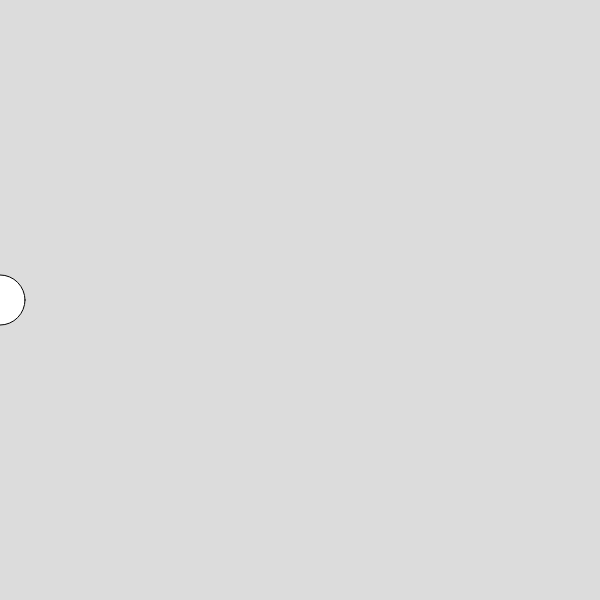
Frame 1 (no input)
Frame 60 (no input): blank canvas, image omitted
Frame 120 (the mouse pressed at the canvas centre since frame 60): blank canvas, image omitted

The p5.js sketch that drew this single still picture (run headless with seeded random() and noise() and a simulated clock; from frame 60 on, the mouse is pressed at the canvas centre):

// p5.js sketch
// ── sketch.js
let cx = 0;
let hastighed = "myRange";
let diameter = 50;
let cz = 0;
function setup() {
    createCanvas(600, 600);
}
function draw() {
    background(220);
    circle(cx, 300, diameter);
    // circle(300, cz, diameter)


    
    if (cx > width - diameter / 2) {
        position = -hastighed
    }
    if (cx < 0 + diameter / 2) {
        position = hastighed
    }
    cx = cx + position
  
   
    // if (cz > height + diameter / 2) {
    //     hastighed = -2
    // }
    // if (cz < 0 - diameter / 2) {
    //     hastighed = 2
    // }
    // cz = cz + hastighed

}
// ── bounce.css
.slider {
    -webkit-appearance: none; /*for at kunne lave manuel css*/
    width: 47.4%; /*for at styre bredden af barren*/
    height: 15px; /*højde af barren*/
    background: #d3d3d3; /*farven på baren*/
    outline: none; /*fjerner outlinen*/
  }
  
  .slider::-webkit-slider-thumb {
    appearance: none;
    width: 20px; /*bredde af knappen*/
    height: 20px; /*højde af knappen*/
    border-radius: 20%; /*runde hjørner på knappen*/ 
    background: #3e65b9; /*farve på knap*/
  }

  
